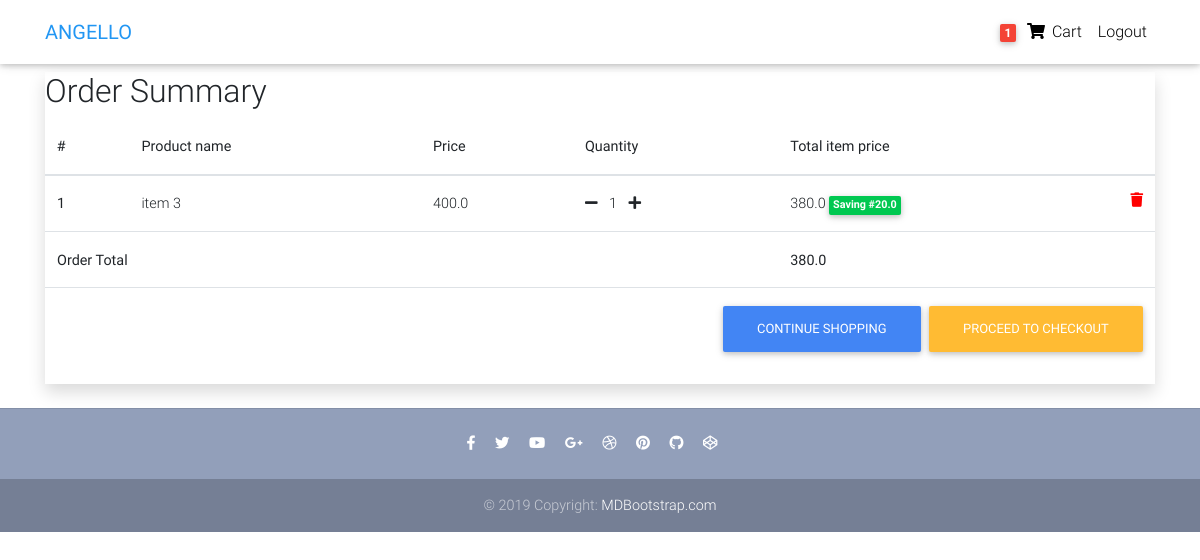
Page /order-summary/ (signed in) on the committed database.
### core/models.py (models this page shows, shortened)
class Order(models.Model):
    user = models.ForeignKey(settings.AUTH_USER_MODEL, on_delete=models.CASCADE)
    ref_code = models.CharField(max_length=20, blank=True, null=True)
    items = models.ManyToManyField(OrderItem)
    date_started = models.DateTimeField(auto_now_add=True)
    date_ordered = models.DateTimeField()
    ordered = models.BooleanField(default=False)
    shipping_address = models.ForeignKey('Address', related_name='shipping_address', on_delete=models.SET_NULL, blank=True, null=True)
    billing_address = models.ForeignKey('Address', related_name='billing_address', on_delete=models.SET_NULL, blank=True, null=True)
    payment = models.ForeignKey('Payment', on_delete=models.SET_NULL, blank=True, null=True)
    coupon = models.ForeignKey('Coupon', on_delete=models.SET_NULL, blank=True, null=True)
    being_delivered = models.BooleanField(default=False)
    received = models.BooleanField(default=False)
    refund_requested = models.BooleanField(default=False)
    refund_granted = models.BooleanField(default=False)
    '''
    1. Item added to cart
    2. Adding a billing address
    (Failed checkout)
    3. Payment
    (PreProcessing, Processing, Packaging, etc)
    4. Being delivered
    5. Received
    6. Refunds
    '''
    def get_total(self):
        total = 0
        for order_item in self.items.all():
            total += order_item.get_final_price()
        if self.coupon:
            total -= self.coupon.amount
        return total

class OrderItem(models.Model):
    user = models.ForeignKey(settings.AUTH_USER_MODEL, on_delete=models.CASCADE)
    item = models.ForeignKey(Item, on_delete=models.CASCADE)
    quantity = models.IntegerField(default=1)
    ordered = models.BooleanField(default=False)
    def get_total_item_price(self):
        return self.quantity * self.item.price
    def get_total_discount_item_price(self):
        return self.quantity * self.item.discount_price
    def get_amount_saved(self):
        return self.get_total_item_price() - self.get_total_discount_item_price()
    def get_final_price(self):
        if self.item.discount_price:
            return self.get_total_discount_item_price()
        return self.get_total_item_price()

class Item(models.Model):
    name = models.CharField(max_length=100)
    price = models.FloatField()
    discount_price = models.FloatField(blank=True, null=True)
    category = models.ForeignKey(Category, on_delete=models.SET_NULL, null=True)
    label = models.CharField(choices=LABEL_CHOICES, max_length=1)
    slug = models.SlugField()
    description = models.TextField()
    image = models.ImageField()

### core/views.py (the view)
# urls.py: path('order-summary/', OrderSummaryView.as_view(), name='order-summary'),
class OrderSummaryView(LoginRequiredMixin, View):
    def get(self, *args, **kwargs):
        try:
            order = Order.objects.get(user=self.request.user, ordered=False)
            context = {'object': order}
            return render(self.request, 'order_summary.html', context)
        except ObjectDoesNotExist:
            messages.warning(self.request, 'You do not have an active order')
            return redirect('/')

### core/templatetags/cart_template_tags.py (called while the page is built)
@register.filter
def cart_item_count(user):
    if user.is_authenticated:
        qs = Order.objects.filter(user=user, ordered=False)
        if qs.exists():
            return qs[0].items.count()
    else:
        return 0

### templates/order_summary.html (shortened to what this page needs)
{% extends 'base.html' %}
{% block content %}
<main>
    <div class="container">
        <div class="table-responsive text-nowrap shadow">
            <h2>Order Summary</h2>
            <table class="table">
                <thead>
                <tr>
                    <th scope="col">#</th>
                    <th scope="col">Product name</th>
                    <th scope="col">Price</th>
                    <th scope="col">Quantity</th>
                    <th scope="col">Total item price</th>
                </tr>
                </thead>
                <tbody>
                {% for order_item in object.items.all %}
                <tr>
                    <th scope="row">{{forloop.counter}}</th>
                    <td>{{order_item.item.name}}</td>
                    <td>{{order_item.item.price}}</td>
                    <td>
                        <a href="{% url 'core:remove-single-item-from-cart' order_item.item.slug %}"><i class="fas fa-minus mr-2"></i></a>
                        {{order_item.quantity}}
                        <a href="{% url 'core:add-to-cart' order_item.item.slug %}"><i class="fas fa-plus ml-2"></i></a></td>
                    <td>
                        {% if order_item.item.discount_price %}
                        {{ order_item.get_total_discount_item_price }}
                        <span class="badge badge-success p-1">Saving #{{order_item.get_amount_saved}}</span>
                        {% else %}
                        {{ order_item.get_total_item_price }}
                        {% endif %}
                        <a style="color:red;" href="{% url 'core:remove-from-cart' order_item.item.slug %}"><i class="fas fa-trash float-right"></i></a>
                    </td>
                </tr>
                {% endfor %}
                {% if object.get_total %}
                <tr>
                    <td colspan="4"><b>Order Total</b></td>
                    <td><b>{{ object.get_total }}</b></td>
                </tr>
                <tr>
                    <td colspan="5">
                        <a href="{% url 'core:checkout' %}" class="btn btn-warning float-right ml-2">Proceed to checkout</a>
                        <a href="{% url 'core:home' %}" class="btn btn-primary float-right">Continue Shopping</a>
                    </td>
                </tr>
                {% endif %}
                </tbody>
            </table>
        </div>
    </div>
</main>
{% endblock content %}

### templates/base.html (shortened to what this page needs)
{% load static %}
{% load cart_template_tags %}
<!DOCTYPE html>
<html lang="en">
<head>
    <link rel="stylesheet" href="https://use.fontawesome.com/releases/v5.11.2/css/all.css">
    <link href="{% static 'css/bootstrap.min.css' %}" rel="stylesheet">
    <link href="{% static 'css/mdb.min.css' %}" rel="stylesheet">
    <link href="{% static 'css/style.min.css' %}" rel="stylesheet">
</head>
<body>
<div class="mt-5 pt-4">
</div>
<nav class="navbar fixed-top navbar-expand-lg navbar-light white scrolling-navbar">
    <div class="container">
        <a class="navbar-brand waves-effect" href="{% url 'core:home' %}">
            <strong class="blue-text">ANGELLO</strong>
        </a>
        <div class="collapse navbar-collapse" id="navbarSupportedContent">
            <ul class="navbar-nav nav-flex-icons">
                {% if request.user.is_authenticated %}
                <li class="nav-item">
                    <a class="nav-link waves-effect" href="{% url 'core:order-summary' %}">
                        <span class="badge red z-depth-1 mr-1"> {{ request.user|cart_item_count }} </span>
                        <i class="fas fa-shopping-cart"></i>
                        <span class="clearfix d-none d-sm-inline-block"> Cart </span>
                    </a>
                </li>
                <li class="nav-item">
                    <a class="nav-link waves-effect" href="{% url 'account_logout' %}">
                        <span class="clearfix d-none d-sm-inline-block"> Logout </span>
                    </a>
                </li>
                {% endif %}
            </ul>
        </div>
    </div>
</nav>
{% block content %}
{% endblock content %}
<footer class="page-footer text-center font-small mt-4 wow fadeIn">
    <hr class="my-4">
    <div class="pb-4">
        <a href="https://www.facebook.com/mdbootstrap" target="_blank">
            <i class="fab fa-facebook-f mr-3"></i>
        </a>
        <a href="https://twitter.com/MDBootstrap" target="_blank">
            <i class="fab fa-twitter mr-3"></i>
        </a>
        <a href="https://www.youtube.com/watch?v=7MUISDJ5ZZ4" target="_blank">
            <i class="fab fa-youtube mr-3"></i>
        </a>
        <a href="https://plus.google.com/u/0/b/107863090883699620484" target="_blank">
            <i class="fab fa-google-plus-g mr-3"></i>
        </a>
        <a href="https://dribbble.com/mdbootstrap" target="_blank">
            <i class="fab fa-dribbble mr-3"></i>
        </a>
        <a href="https://pinterest.com/mdbootstrap" target="_blank">
            <i class="fab fa-pinterest mr-3"></i>
        </a>
        <a href="https://github.com/mdbootstrap/bootstrap-material-design" target="_blank">
            <i class="fab fa-github mr-3"></i>
        </a>
        <a href="http://codepen.io/mdbootstrap/" target="_blank">
            <i class="fab fa-codepen mr-3"></i>
        </a>
    </div>
    <div class="footer-copyright py-3">
        © 2019 Copyright:
        <a href="https://mdbootstrap.com/education/bootstrap/" target="_blank"> MDBootstrap.com </a>
    </div>
</footer>
</body>
</html>

### templates/base.html (style rules this page uses)
html, body, header, .carousel { height: 60vh; }

### rows in the picture
OrderItem: item.name "item 3", item.price "400.0", quantity "1", get_total_discount_item_price "380.0", get_amount_saved "20.0"
Order: get_total "380.0"

### other values in the picture
{{ request.user|cart_item_count }} "1"
